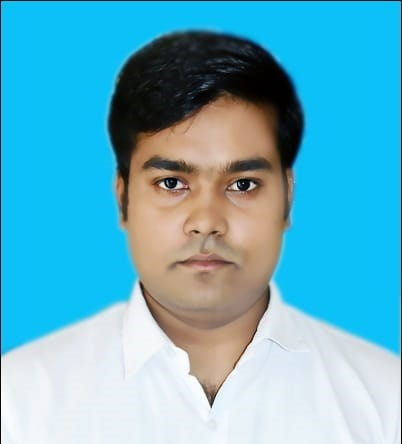
#> input picture arj.jpeg, 402 x 444 px, found by its file name
$ python DtectFace.py
#> lines starting #> are read from the running program, lines starting #| are printed output that depends on the picture; after the words box and inside, x2 and y2 are one past the last pixel; in counts of white or black regions, pixels touching at a corner belong together
import cv2
face_cascade =cv2.CascadeClassifier("C:\\Users\\arjun\\PycharmProjects\\FaceDetection\\venv\\Lib\\site-packages\\cv2\\data\\haarcascade_frontalface_default.xml")
img=cv2.imread("C:\\Users\\arjun\\PycharmProjects\\FaceDetection\\arj.jpeg")
#> img is the input picture: shape (444, 402, 3); mean B, G, R 198.8, 177.3, 99.5
gray_img=cv2.cvtColor(img,cv2.COLOR_BGR2GRAY)
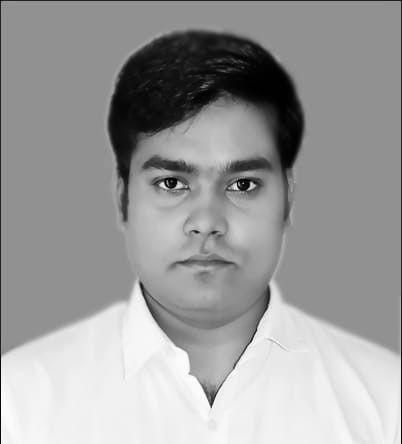
#> gray_img: shape (444, 402); min 0, max 255, mean 156.4
faces=face_cascade.detectMultiScale(gray_img,scaleFactor=1.05,minNeighbors=5)
#> faces = [[112, 110, 191, 191]]
print(type(faces))
#| <class 'numpy.ndarray'>
print(faces)
#| [[112 110 191 191]]
for x,y,w,h in faces:
    img=cv2.rectangle(img,(x,y),(x+w,y+h),(0,255,0),3)
    resized=cv2.resize(img ,(int(img.shape[1]/10),int(img.shape[0]/10)))
    cv2.imshow("Gray",img)
    cv2.waitKey(0)
    cv2.destroyAllWindows()
#> this loop made 1 pass
#> pass 1, `img=cv2.rectangle(img,(x,y),(x+w,y+h),(0,255,0),3)`:
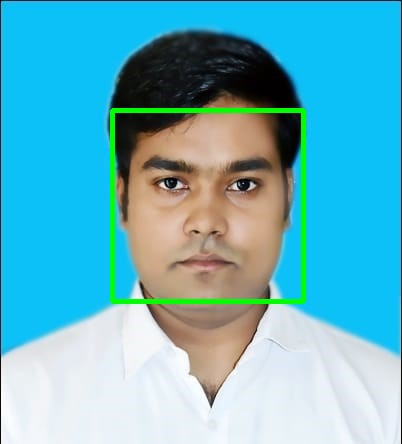
#> img: shape (444, 402, 3); 2.13% of pixels changed, all inside (x1, y1, x2, y2) = (110, 108, 306, 304)
#> pass 1, `resized=cv2.resize(img ,(int(img.shape[1]/10),int(img.shape[0]/10)))`:
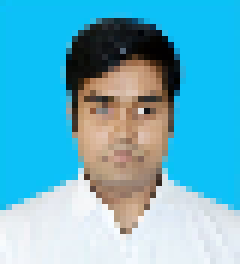
#> resized: shape (44, 40, 3) (shown 6 times larger); mean B, G, R 200.6, 178.7, 99.2
